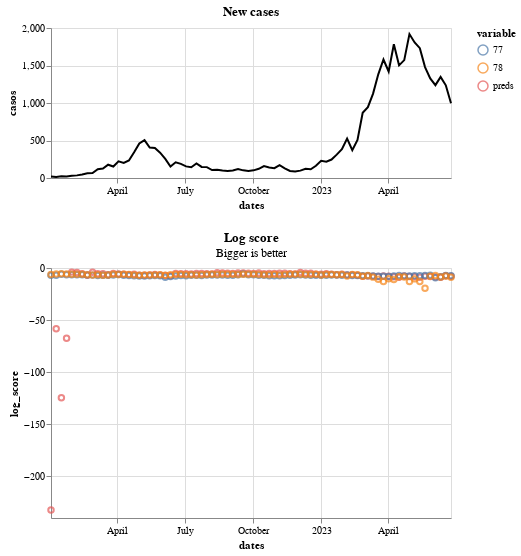

The cell this chart's notebook holds for it:
### Markdown cell above
To plot this score:

### Code cell
score.plot_log_score()

### Figure 1 — Vega-Lite specification as saved in the notebook (floating-point values rounded to 4 significant figures; data arrays with more than 128 entries replaced by an {"elided": "..."} marker saying what was removed)
{"config": {"view": {"continuousWidth": 300, "continuousHeight": 300}}, "vconcat": [{"data": {"name": "data-d4775c7e2b59a23393eb246775bc1f3d"}, "mark": {"type": "line"}, "encoding": {"color": {"value": "black"}, "x": {"field": "dates", "type": "temporal"}, "y": {"field": "casos", "type": "quantitative"}}, "height": 150, "title": "New cases", "width": 400}, {"layer": [{"mark": {"type": "point", "filled": false}, "encoding": {"color": {"field": "variable", "legend": {"legendX": 100}, "type": "nominal"}, "x": {"field": "dates", "type": "temporal"}, "y": {"field": "log_score", "type": "quantitative"}}}, {"mark": {"type": "point"}, "encoding": {"color": {"field": "variable", "legend": {"legendX": 100}, "type": "nominal"}, "opacity": {"condition": {"param": "param_2", "value": 1, "empty": false}, "value": 0}, "x": {"field": "dates", "type": "temporal"}, "y": {"field": "log_score", "type": "quantitative"}}}, {"mark": {"type": "rule", "color": "gray"}, "encoding": {"opacity": {"condition": {"param": "param_2", "value": 0.3, "empty": false}, "value": 0}, "tooltip": [{"field": "dates", "title": "Date", "type": "temporal"}, {"field": "preds", "format": ".2f", "type": "quantitative"}, {"field": "77", "format": ".2f", "type": "quantitative"}, {"field": "78", "format": ".2f", "type": "quantitative"}], "x": {"field": "dates", "type": "temporal"}}, "name": "view_2", "transform": [{"pivot": "variable", "value": "log_score", "groupby": ["dates"]}]}], "data": {"name": "data-a7b84a0c2a435dc066c19531b3eeb7b8"}, "height": 250, "title": {"text": "Log score", "subtitle": "Bigger is better"}, "width": 400}], "params": [{"name": "param_2", "select": {"type": "point", "fields": ["dates"], "nearest": true, "on": "pointerover"}, "views": ["view_2"]}], "$schema": "https://vega.github.io/schema/vega-lite/v5.17.0.json", "datasets": {"data-d4775c7e2b59a23393eb246775bc1f3d": [{"dates": "2022-01-02T00:00:00", "casos": 21.0}, {"dates": "2022-01-09T00:00:00", "casos": 14.0}, {"dates": "2022-01-16T00:00:00", "casos": 22.0}, {"dates": "2022-01-23T00:00:00", "casos": 19.0}, {"dates": "2022-01-30T00:00:00", "casos": 31.0}, {"dates": "2022-02-06T00:00:00", "casos": 35.0}, {"dates": "2022-02-13T00:00:00", "casos": 47.0}, {"dates": "2022-02-20T00:00:00", "casos": 62.0}, {"dates": "2022-02-27T00:00:00", "casos": 66.0}, {"dates": "2022-03-06T00:00:00", "casos": 116.0}, {"dates": "2022-03-13T00:00:00", "casos": 126.0}, {"dates": "2022-03-20T00:00:00", "casos": 177.0}, {"dates": "2022-03-27T00:00:00", "casos": 153.0}, {"dates": "2022-04-03T00:00:00", "casos": 222.0}, {"dates": "2022-04-10T00:00:00", "casos": 201.0}, {"dates": "2022-04-17T00:00:00", "casos": 234.0}, {"dates": "2022-04-24T00:00:00", "casos": 342.0}, {"dates": "2022-05-01T00:00:00", "casos": 461.0}, {"dates": "2022-05-08T00:00:00", "casos": 505.0}, {"dates": "2022-05-15T00:00:00", "casos": 406.0}, {"dates": "2022-05-22T00:00:00", "casos": 400.0}, {"dates": "2022-05-29T00:00:00", "casos": 338.0}, {"dates": "2022-06-05T00:00:00", "casos": 255.0}, {"dates": "2022-06-12T00:00:00", "casos": 153.0}, {"dates": "2022-06-19T00:00:00", "casos": 209.0}, {"dates": "2022-06-26T00:00:00", "casos": 189.0}, {"dates": "2022-07-03T00:00:00", "casos": 155.0}, {"dates": "2022-07-10T00:00:00", "casos": 144.0}, {"dates": "2022-07-17T00:00:00", "casos": 194.0}, {"dates": "2022-07-24T00:00:00", "casos": 148.0}, {"dates": "2022-07-31T00:00:00", "casos": 145.0}, {"dates": "2022-08-07T00:00:00", "casos": 106.0}, {"dates": "2022-08-14T00:00:00", "casos": 110.0}, {"dates": "2022-08-21T00:00:00", "casos": 99.0}, {"dates": "2022-08-28T00:00:00", "casos": 94.0}, {"dates": "2022-09-04T00:00:00", "casos": 101.0}, {"dates": "2022-09-11T00:00:00", "casos": 120.0}, {"dates": "2022-09-18T00:00:00", "casos": 102.0}, {"dates": "2022-09-25T00:00:00", "casos": 95.0}, {"dates": "2022-10-02T00:00:00", "casos": 102.0}, {"dates": "2022-10-09T00:00:00", "casos": 123.0}, {"dates": "2022-10-16T00:00:00", "casos": 160.0}, {"dates": "2022-10-23T00:00:00", "casos": 139.0}, {"dates": "2022-10-30T00:00:00", "casos": 131.0}, {"dates": "2022-11-06T00:00:00", "casos": 171.0}, {"dates": "2022-11-13T00:00:00", "casos": 129.0}, {"dates": "2022-11-20T00:00:00", "casos": 94.0}, {"dates": "2022-11-27T00:00:00", "casos": 86.0}, {"dates": "2022-12-04T00:00:00", "casos": 98.0}, {"dates": "2022-12-11T00:00:00", "casos": 123.0}, {"dates": "2022-12-18T00:00:00", "casos": 117.0}, {"dates": "2022-12-25T00:00:00", "casos": 163.0}, {"dates": "2023-01-01T00:00:00", "casos": 230.0}, {"dates": "2023-01-08T00:00:00", "casos": 218.0}, {"dates": "2023-01-15T00:00:00", "casos": 246.0}, {"dates": "2023-01-22T00:00:00", "casos": 312.0}, {"dates": "2023-01-29T00:00:00", "casos": 383.0}, {"dates": "2023-02-05T00:00:00", "casos": 525.0}, {"dates": "2023-02-12T00:00:00", "casos": 372.0}, {"dates": "2023-02-19T00:00:00", "casos": 507.0}, {"dates": "2023-02-26T00:00:00", "casos": 870.0}, {"dates": "2023-03-05T00:00:00", "casos": 945.0}, {"dates": "2023-03-12T00:00:00", "casos": 1125.0}, {"dates": "2023-03-19T00:00:00", "casos": 1382.0}, {"dates": "2023-03-26T00:00:00", "casos": 1580.0}, {"dates": "2023-04-02T00:00:00", "casos": 1420.0}, {"dates": "2023-04-09T00:00:00", "casos": 1783.0}, {"dates": "2023-04-16T00:00:00", "casos": 1502.0}, {"dates": "2023-04-23T00:00:00", "casos": 1572.0}, {"dates": "2023-04-30T00:00:00", "casos": 1919.0}, {"dates": "2023-05-07T00:00:00", "casos": 1807.0}, {"dates": "2023-05-14T00:00:00", "casos": 1731.0}, {"dates": "2023-05-21T00:00:00", "casos": 1479.0}, {"dates": "2023-05-28T00:00:00", "casos": 1328.0}, {"dates": "2023-06-04T00:00:00", "casos": 1238.0}, {"dates": "2023-06-11T00:00:00", "casos": 1348.0}, {"dates": "2023-06-18T00:00:00", "casos": 1236.0}, {"dates": "2023-06-25T00:00:00", "casos": 996.0}], "data-a7b84a0c2a435dc066c19531b3eeb7b8": {"elided": "234 records"}}}
